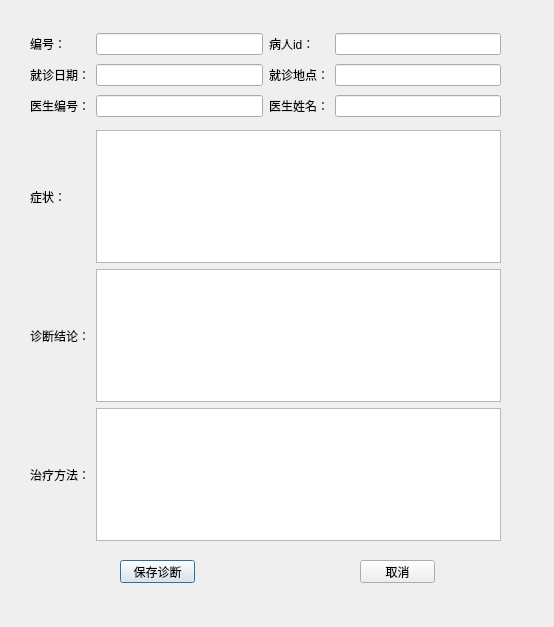
<?xml version="1.0" encoding="UTF-8"?>
<ui version="4.0">
 <class>ResultUpdateWidgets</class>
 <widget class="QDialog" name="ResultUpdateWidgets">
  <property name="geometry">
   <rect>
    <x>0</x>
    <y>0</y>
    <width>554</width>
    <height>627</height>
   </rect>
  </property>
  <property name="windowTitle">
   <string>诊断</string>
  </property>
  <widget class="QPushButton" name="saveResultBtn">
   <property name="geometry">
    <rect>
     <x>120</x>
     <y>560</y>
     <width>75</width>
     <height>23</height>
    </rect>
   </property>
   <property name="text">
    <string>保存诊断</string>
   </property>
  </widget>
  <widget class="QPushButton" name="cancelBtn">
   <property name="geometry">
    <rect>
     <x>360</x>
     <y>560</y>
     <width>75</width>
     <height>23</height>
    </rect>
   </property>
   <property name="text">
    <string>取消</string>
   </property>
  </widget>
  <widget class="QWidget" name="layoutWidget">
   <property name="geometry">
    <rect>
     <x>30</x>
     <y>30</y>
     <width>471</width>
     <height>91</height>
    </rect>
   </property>
   <layout class="QGridLayout" name="gridLayout">
    <item row="0" column="0">
     <widget class="QLabel" name="label">
      <property name="text">
       <string>编号：</string>
      </property>
     </widget>
    </item>
    <item row="0" column="1">
     <widget class="QLineEdit" name="idEdit"/>
    </item>
    <item row="0" column="2">
     <widget class="QLabel" name="label_2">
      <property name="text">
       <string>病人id：</string>
      </property>
     </widget>
    </item>
    <item row="0" column="3">
     <widget class="QLineEdit" name="userIdEdit"/>
    </item>
    <item row="1" column="0">
     <widget class="QLabel" name="label_3">
      <property name="text">
       <string>就诊日期：</string>
      </property>
     </widget>
    </item>
    <item row="1" column="1">
     <widget class="QLineEdit" name="checkDateEdit"/>
    </item>
    <item row="1" column="2">
     <widget class="QLabel" name="label_4">
      <property name="text">
       <string>就诊地点：</string>
      </property>
     </widget>
    </item>
    <item row="1" column="3">
     <widget class="QLineEdit" name="checkSpotEdit"/>
    </item>
    <item row="2" column="0">
     <widget class="QLabel" name="label_5">
      <property name="text">
       <string>医生编号：</string>
      </property>
     </widget>
    </item>
    <item row="2" column="1">
     <widget class="QLineEdit" name="docIdEdit"/>
    </item>
    <item row="2" column="2">
     <widget class="QLabel" name="label_6">
      <property name="text">
       <string>医生姓名：</string>
      </property>
     </widget>
    </item>
    <item row="2" column="3">
     <widget class="QLineEdit" name="docNameEdit"/>
    </item>
   </layout>
  </widget>
  <widget class="QWidget" name="layoutWidget">
   <property name="geometry">
    <rect>
     <x>30</x>
     <y>130</y>
     <width>471</width>
     <height>411</height>
    </rect>
   </property>
   <layout class="QGridLayout" name="gridLayout_2">
    <item row="0" column="0">
     <widget class="QLabel" name="label_7">
      <property name="text">
       <string>症状：</string>
      </property>
     </widget>
    </item>
    <item row="0" column="1">
     <widget class="QTextEdit" name="symptomEdit"/>
    </item>
    <item row="1" column="0">
     <widget class="QLabel" name="label_8">
      <property name="text">
       <string>诊断结论：</string>
      </property>
     </widget>
    </item>
    <item row="1" column="1">
     <widget class="QTextEdit" name="decisionEdit"/>
    </item>
    <item row="2" column="0">
     <widget class="QLabel" name="label_9">
      <property name="text">
       <string>治疗方法：</string>
      </property>
     </widget>
    </item>
    <item row="2" column="1">
     <widget class="QTextEdit" name="therapyEdit"/>
    </item>
   </layout>
  </widget>
 </widget>
 <resources/>
 <connections/>
</ui>
